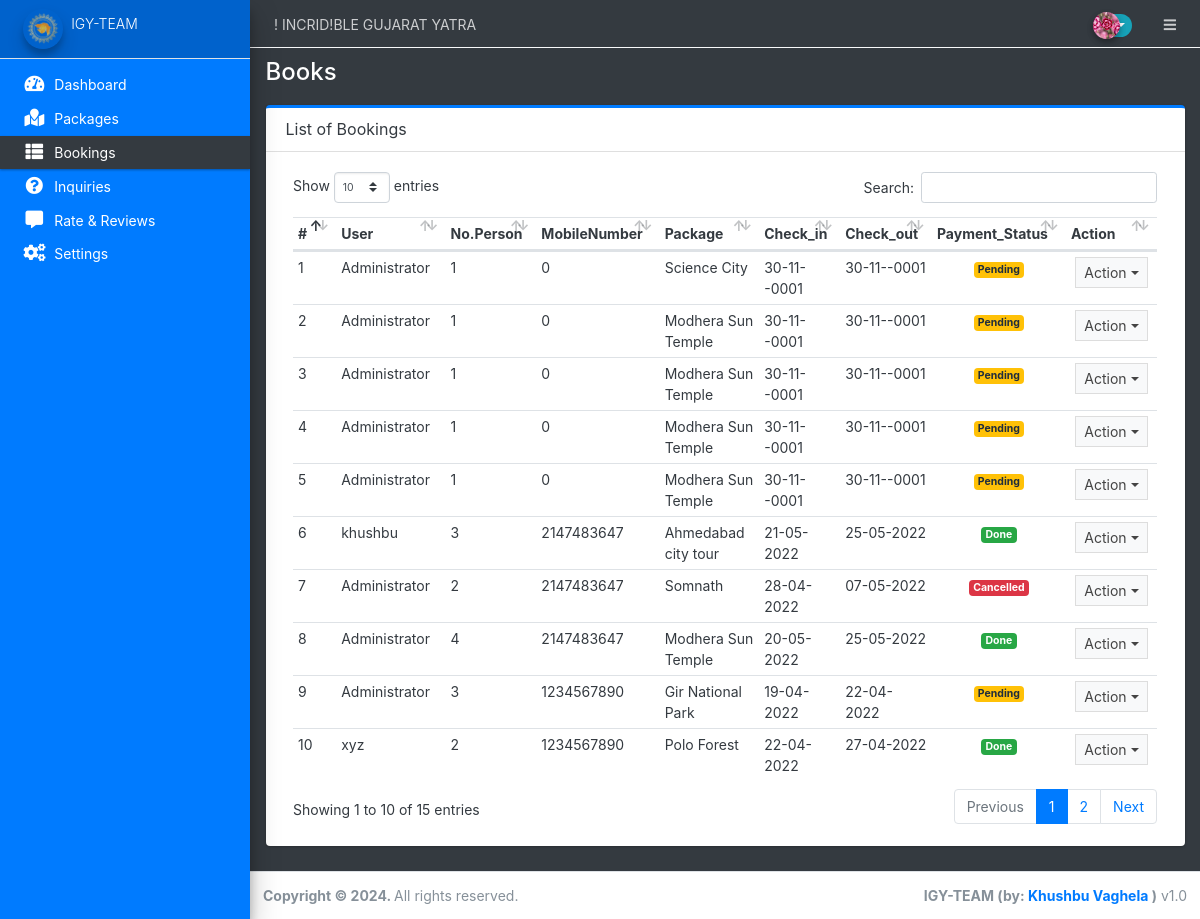
Page /admin/?page=books (signed in) on the committed database.
### tables this page shows
CREATE TABLE `book_list` (
  `id` int(30) NOT NULL,
  `user_id` int(30) NOT NULL,
  `package_id` int(30) NOT NULL,
  `payment_status` tinyint(4) NOT NULL DEFAULT 0 COMMENT '0=pending,1=confirm, 2=cancelled\r\n',
  `date_created` datetime NOT NULL DEFAULT current_timestamp(),
  `Check_in_date` date NOT NULL,
  `Check_out_date` date NOT NULL,
  `MobileNumber` int(10) NOT NULL,
  `Email` varchar(20) NOT NULL,
  `Number_guest` int(100) NOT NULL,
  `payment` double DEFAULT NULL
);

CREATE TABLE `packages` (
  `id` int(30) NOT NULL,
  `title` text DEFAULT NULL,
  `tour_location` text DEFAULT NULL,
  `cost` double NOT NULL,
  `description` text DEFAULT NULL,
  `upload_path` text DEFAULT NULL,
  `status` tinyint(4) NOT NULL DEFAULT 1 COMMENT '1 =active ,0 = Inactive',
  `date_created` datetime NOT NULL DEFAULT current_timestamp()
);

### admin/books/index.php (the view, shortened to what this page needs)
<div class="card card-outline card-primary">
	<div class="card-header">
		<h3 class="card-title">List of Bookings</h3>
	</div>
	<div class="card-body">
        <div class="container-fluid">
        <table class="table table-stripped text-dark">
            <colgroup>
                <col width="5%">
                <col width="15">
                <col width="10">
                <col width="15">
                <col width="25">
                <col width="20">
                <col width="20">
                <col width="5">
                <col width="5">
            </colgroup>
            <thead>
                <tr>
                    <th>#</th>
                    <th>User</th>
                    <th>No.Person</th>
                    <th>MobileNumber</th>
                    <th>Package</th>
                    <th>Check_in</th>
                    <th>Check_out</th>
                    <th>Payment_Status</th>
                    <th>Action</th>
                </tr>
            </thead>
            <tbody>
                <?php
                $i=1;
                    $qry = $conn->query("SELECT b.*,p.title,b.mobilenumber,concat(u.name,' ','')as name FROM book_list  b inner join `packages` p on p.id = b.package_id inner join users u on u.id = b.user_id order by date(b.date_created) desc ");
                    while($row= $qry->fetch_assoc()):
                ?>
                    <tr>
                        <td><?php echo $i++ ?></td>
                        <td><?php echo $row['name'] ?></td>
                        <td><?php echo $row['Number_guest'] ?></td>
                        <td><?php echo $row['mobilenumber'] ?></td>
                        <td><?php echo $row['title'] ?></td>
                        <td><?php echo date("d-m-Y",strtotime($row['Check_in_date'])) ?></td>
                        <td><?php echo date("d-m-Y",strtotime($row['Check_out_date'])) ?></td>
                        <td class="text-center">
                            <?php if($row['payment_status'] == 0): ?>
                                <span class="badge badge-warning">Pending</span>
                            <?php elseif($row['payment_status'] == 1): ?>
                                <span class="badge badge-primary">Confirmed</span>
                            <?php elseif($row['payment_status'] == 2): ?>
                                <span class="badge badge-danger">Cancelled</span>
                            <?php elseif($row['payment_status'] == 3): ?>
                                <span class="badge badge-success">Done</span>
                            <?php endif; ?>
                        </td>
                        <td align="center">
                                <button type="button" class="btn btn-flat btn-default btn-sm dropdown-toggle dropdown-icon" data-toggle="dropdown">
                                    Action
                                </button>
                        </td>
                    </tr>
                <?php endwhile; ?>
            </tbody>
        </table>
		</div>
	</div>
</div>

### rows in the picture
book_list: name "Administrator", Number_guest "1", MobileNumber "0", package.title "Science City", Check_in_date "30-11--0001", Check_out_date "30-11--0001", payment_status "Pending"
book_list: name "Administrator", Number_guest "1", MobileNumber "0", package.title "Modhera Sun Temple", Check_in_date "30-11--0001", Check_out_date "30-11--0001", payment_status "Pending"
book_list: name "Administrator", Number_guest "1", MobileNumber "0", package.title "Modhera Sun Temple", Check_in_date "30-11--0001", Check_out_date "30-11--0001", payment_status "Pending"
book_list: name "Administrator", Number_guest "1", MobileNumber "0", package.title "Modhera Sun Temple", Check_in_date "30-11--0001", Check_out_date "30-11--0001", payment_status "Pending"
book_list: name "Administrator", Number_guest "1", MobileNumber "0", package.title "Modhera Sun Temple", Check_in_date "30-11--0001", Check_out_date "30-11--0001", payment_status "Pending"
book_list: name "khushbu", Number_guest "3", MobileNumber "2147483647", package.title "Ahmedabad city tour", Check_in_date "21-05-2022", Check_out_date "25-05-2022", payment_status "Done"
book_list: name "Administrator", Number_guest "2", MobileNumber "2147483647", package.title "Somnath", Check_in_date "28-04-2022", Check_out_date "07-05-2022", payment_status "Cancelled"
book_list: name "Administrator", Number_guest "4", MobileNumber "2147483647", package.title "Modhera Sun Temple", Check_in_date "20-05-2022", Check_out_date "25-05-2022", payment_status "Done"
book_list: name "Administrator", Number_guest "3", MobileNumber "1234567890", package.title "Gir National Park", Check_in_date "19-04-2022", Check_out_date "22-04-2022", payment_status "Pending"
book_list: name "xyz", Number_guest "2", MobileNumber "1234567890", package.title "Polo Forest", Check_in_date "22-04-2022", Check_out_date "27-04-2022", payment_status "Done"

### other values in the picture
$_settings->info('name') "! INCRID!BLE GUJARAT YATRA"
$_settings->info('short_name') "IGY-TEAM"
str_replace(array("/","_"), " ",$page) "Books"
